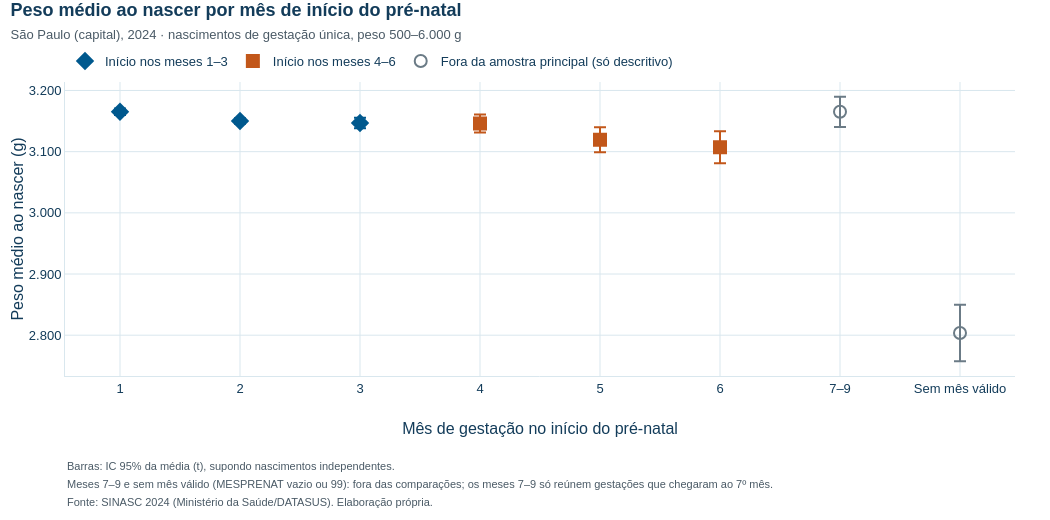

Notebook code for this chart:
### Markdown cell above
## 3. Peso ao nascer em gramas

O peso é medido por mês de início do pré-natal:
- A comparação principal (meses 1–3 × meses 4–6) usa a diferença de médias com IC de Welch, que não supõe variâncias iguais.
- Os meses 1–6 entram numa ANOVA de Welch.
- Os meses 7–9 e os 993 registros sem mês válido (889 com MESPRENAT vazio e 104 com o código 99, "ignorado") ficam fora das comparações e aparecem só para descrever a seleção.

### Code cell
partes = [
    (p6.peso_num, np.where(p6[X1] == 1, "Meses 1–3", "Meses 4–6")),
    (p6.peso_num, "Mês " + p6.mesprenat_num.astype(int).astype(str)),
    (p9.loc[p9.mesprenat_num >= 7, "peso_num"], "Meses 7–9 (só na amostra de sensibilidade)"),
    (sem_mes.peso_num, "Sem mês válido (vazio ou 99)"),
]
resumo = pd.concat([resumir_peso(peso, pd.Series(grupo, index=peso.index)) for peso, grupo in partes])
ORDEM = ["Meses 1–3", "Meses 4–6", *(f"Mês {m}" for m in range(1, 7)), "Meses 7–9 (só na amostra de sensibilidade)",
         "Sem mês válido (vazio ou 99)"]
resumo = resumo.loc[ORDEM]
display(pd.DataFrame({
    "n": resumo.n.map(fmt),
    "Média (IC 95%)": [f"{fmt(r.media)} ({fmt(r.ic95_inf)} a {fmt(r.ic95_sup)})" for r in resumo.itertuples()],
    "DP": resumo.dp.map(fmt), "P10": resumo.p10.map(fmt), "P25": resumo.p25.map(fmt),
    "Mediana": resumo.mediana.map(fmt), "P75": resumo.p75.map(fmt), "P90": resumo.p90.map(fmt),
    "% < 2.500 g": resumo.pct_menor_2500.map(lambda v: fmt(v, 2)),
    "% < 2.600 g": resumo.pct_menor_2600.map(lambda v: fmt(v, 2)),
}, index=pd.Index(ORDEM, name="Início do pré-natal (peso em gramas)")))

welch = comparar_medias_welch(p6.loc[p6[X1] == 1, "peso_num"].to_numpy(), p6.loc[p6[X1] == 0, "peso_num"].to_numpy())
anova = anova_welch({m: p6.loc[p6.mesprenat_num == m, "peso_num"].to_numpy() for m in range(1, 7)})

fig_peso = go.Figure()
for nome, rotulos, xs, cor, simbolo in [
        ("Início nos meses 1–3", ["Mês 1", "Mês 2", "Mês 3"], ["1", "2", "3"], COR_T1, "diamond"),
        ("Início nos meses 4–6", ["Mês 4", "Mês 5", "Mês 6"], ["4", "5", "6"], COR_T0, "square"),
        ("Fora da amostra principal (só descritivo)", ["Meses 7–9 (só na amostra de sensibilidade)", "Sem mês válido (vazio ou 99)"], ["7–9", "Sem mês válido"],
         COR_REFERENCIA,
         "circle-open")]:
    r = resumo.loc[rotulos]
    fig_peso.add_scatter(
        x=xs, y=r.media, mode="markers", name=nome,
        marker=dict(color=cor, symbol=simbolo, size=12, line=dict(width=2, color=cor)),
        error_y=dict(type="data", symmetric=False, array=r.ic95_sup - r.media, arrayminus=r.media - r.ic95_inf,
                     thickness=2, width=6, color=cor),
        customdata=[[fmt(v.n), fmt(v.ic95_inf), fmt(v.ic95_sup), fmt(v.pct_menor_2500, 2)] for v in r.itertuples()],
        hovertemplate=("<b>%{x}</b><br>média %{y:.0f} g (IC 95% %{customdata[1]} a %{customdata[2]})<br>"
                       "n %{customdata[0]} · %{customdata[3]}% < 2.500 g<extra></extra>"))
layout_academico(
    fig_peso, "Peso médio ao nascer por mês de início do pré-natal",
    "São Paulo (capital), 2024 · nascimentos de gestação única, peso 500–6.000 g",
    notas=["Barras: IC 95% da média (t), supondo nascimentos independentes.",
           "Meses 7–9 e sem mês válido (MESPRENAT vazio ou 99): fora das comparações; os meses 7–9 só reúnem gestações "
           "que chegaram ao 7º mês.",
           FONTE_SINASC_2024],
    nome_arquivo="nb06_peso_por_mes", altura=520)
fig_peso.update_xaxes(title="Mês de gestação no início do pré-natal", type="category",
                      categoryorder="array", categoryarray=["1", "2", "3", "4", "5", "6", "7–9", "Sem mês válido"])
fig_peso.update_yaxes(title="Peso médio ao nascer (g)", tickformat=",.0f")
fig_peso.update_layout(legend=dict(orientation="h", x=0, y=1.02, yanchor="bottom"))
exibir_plotly(fig_peso)

def valor_p(p):
    return "p < 0,001" if p < 0.001 else f"p = {fmt(p, 3)}"

sentido = "a mais" if welch["diferenca"] > 0 else "a menos"
medias = resumo.loc[[f"Mês {m}" for m in range(1, 7)], "media"]
ign, total = resumo.loc["Sem mês válido (vazio ou 99)"], 100 * p6.Y_2500.mean()
display(Markdown(
    f"Nascidos de mães com início nos meses 1–3 pesaram em média {fmt(abs(welch['diferenca']))} g {sentido} que os "
    f"de início nos meses 4–6 (IC 95% de Welch: {fmt(welch['ic95_inf'])} a {fmt(welch['ic95_sup'])} g). A ANOVA de "
    f"Welch dos meses 1–6 dá F({anova['gl1']}; {fmt(anova['gl2'], 0)}) = {fmt(anova['F'], 1)}, {valor_p(anova['p'])}, "
    f"com médias mensais de {fmt(medias.min())} a {fmt(medias.max())} g; com mais de 100 mil nascimentos, o tamanho "
    f"da diferença em gramas pesa mais que o valor-p. Os {fmt(ign.n)} registros sem mês de início válido "
    f"({fmt(zero_consulta)} deles com zero consulta de pré-natal registrada) têm média de {fmt(ign.media)} g e "
    f"{fmt(ign.pct_menor_2500, 1)}% abaixo de 2.500 g, contra {fmt(total, 1)}% na amostra principal: excluí-los pode introduzir "
    "viés de seleção, de direção desconhecida."))

### Figure 1 — Plotly figure (JSON) as saved in the notebook; plotly's stock layout.template omitted (floating-point values rounded to 4 significant figures)
{"data": [{"customdata": [["35.224", "3.160", "3.170", "7,93"], ["54.444", "3.146", "3.154", "8,52"], ["14.908", "3.138", "3.156", "9,13"]], "error_y": {"array": [5.326, 4.422, 8.584], "arrayminus": [5.326, 4.422, 8.584], "color": "#00598E", "symmetric": false, "thickness": 2, "type": "data", "width": 6}, "hovertemplate": "<b>%{x}</b><br>média %{y:.0f} g (IC 95% %{customdata[1]} a %{customdata[2]})<br>n %{customdata[0]} · %{customdata[3]}% < 2.500 g<extra></extra>", "marker": {"color": "#00598E", "line": {"color": "#00598E", "width": 2}, "size": 12, "symbol": "diamond"}, "mode": "markers", "name": "Início nos meses 1–3", "type": "scatter", "x": ["1", "2", "3"], "y": [3165.0, 3150.0, 3147.0]}, {"customdata": [["5.366", "3.131", "3.161", "9,50"], ["3.005", "3.099", "3.140", "11,41"], ["1.747", "3.081", "3.133", "11,45"]], "error_y": {"array": [14.56, 20.42, 26.24], "arrayminus": [14.56, 20.42, 26.24], "color": "#C2571A", "symmetric": false, "thickness": 2, "type": "data", "width": 6}, "hovertemplate": "<b>%{x}</b><br>média %{y:.0f} g (IC 95% %{customdata[1]} a %{customdata[2]})<br>n %{customdata[0]} · %{customdata[3]}% < 2.500 g<extra></extra>", "marker": {"color": "#C2571A", "line": {"color": "#C2571A", "width": 2}, "size": 12, "symbol": "square"}, "mode": "markers", "name": "Início nos meses 4–6", "type": "scatter", "x": ["4", "5", "6"], "y": [3146.0, 3120.0, 3107.0]}, {"customdata": [["1.735", "3.140", "3.190", "8,65"], ["993", "2.757", "2.850", "25,58"]], "error_y": {"array": [24.72, 46.18], "arrayminus": [24.72, 46.18], "color": "#6B7B86", "symmetric": false, "thickness": 2, "type": "data", "width": 6}, "hovertemplate": "<b>%{x}</b><br>média %{y:.0f} g (IC 95% %{customdata[1]} a %{customdata[2]})<br>n %{customdata[0]} · %{customdata[3]}% < 2.500 g<extra></extra>", "marker": {"color": "#6B7B86", "line": {"color": "#6B7B86", "width": 2}, "size": 12, "symbol": "circle-open"}, "mode": "markers", "name": "Fora da amostra principal (só descritivo)", "type": "scatter", "x": ["7–9", "Sem mês válido"], "y": [3165.0, 2804.0]}], "layout": {"annotations": [{"align": "left", "font": {"color": "#4A5A66", "size": 11}, "showarrow": false, "text": "Barras: IC 95% da média (t), supondo nascimentos independentes.", "x": 0, "xanchor": "left", "xref": "paper", "y": 0, "yanchor": "top", "yref": "paper", "yshift": -82}, {"align": "left", "font": {"color": "#4A5A66", "size": 11}, "showarrow": false, "text": "Meses 7–9 e sem mês válido (MESPRENAT vazio ou 99): fora das comparações; os meses 7–9 só reúnem gestações que chegaram ao 7º mês.", "x": 0, "xanchor": "left", "xref": "paper", "y": 0, "yanchor": "top", "yref": "paper", "yshift": -100}, {"align": "left", "font": {"color": "#4A5A66", "size": 11}, "showarrow": false, "text": "Fonte: SINASC 2024 (Ministério da Saúde/DATASUS). Elaboração própria.", "x": 0, "xanchor": "left", "xref": "paper", "y": 0, "yanchor": "top", "yref": "paper", "yshift": -118}], "font": {"color": "#133C5A", "family": "Arial, Helvetica, sans-serif", "size": 13}, "height": 520, "hoverlabel": {"bgcolor": "white", "bordercolor": "#D9E7EE", "font": {"color": "#133C5A", "family": "Arial, Helvetica, sans-serif", "size": 13}}, "legend": {"bgcolor": "rgba(255,255,255,0)", "orientation": "h", "x": 0, "y": 1.02, "yanchor": "bottom"}, "margin": {"b": 144, "t": 82}, "meta": {"nome_arquivo": "nb06_peso_por_mes"}, "separators": ",.", "title": {"font": {"color": "#133C5A", "size": 18}, "text": "<b>Peso médio ao nascer por mês de início do pré-natal</b><br><span style='font-size:13px;color:#4A5A66'>São Paulo (capital), 2024 · nascimentos de gestação única, peso 500–6.000 g</span>", "x": 0.01, "xanchor": "left", "y": 0.97, "yanchor": "top"}, "width": 1050, "xaxis": {"categoryarray": ["1", "2", "3", "4", "5", "6", "7–9", "Sem mês válido"], "categoryorder": "array", "title": {"text": "Mês de gestação no início do pré-natal"}, "type": "category"}, "yaxis": {"tickformat": ",.0f", "title": {"text": "Peso médio ao nascer (g)"}}}}
